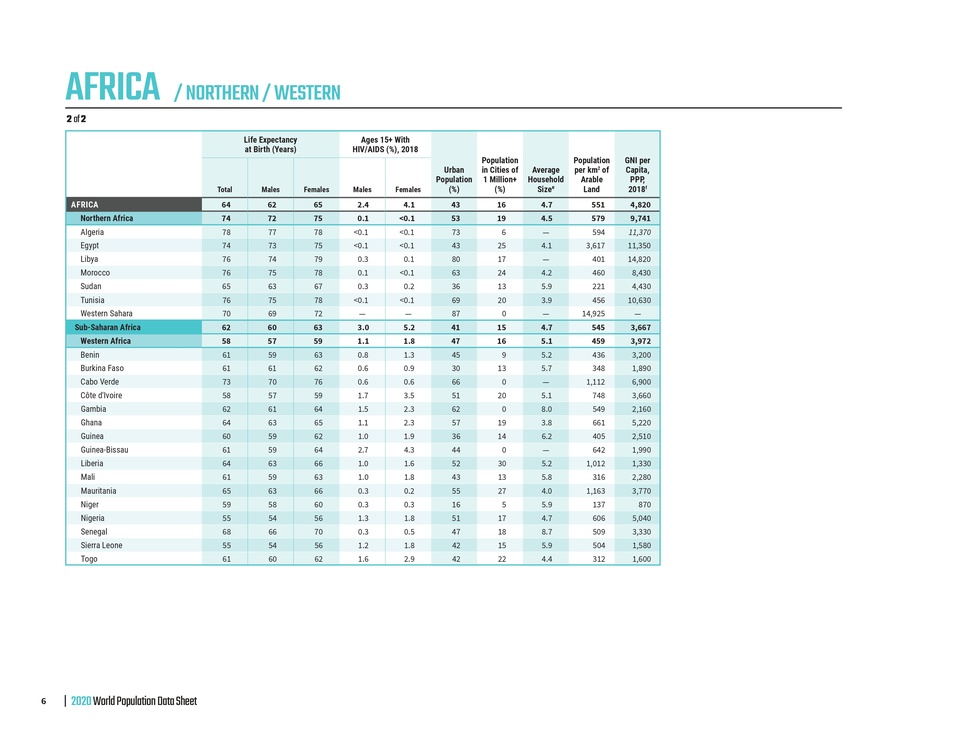
#> input picture Pdf_tableimg/Africa-HIV.jpg, 956 x 738 px, shrunk from 3300 x 2550 before the run, found by its file name
$ jupyter execute --allow-errors OCR_imgtotable.ipynb   (shell and % lines are left out)   (older library calls are emulated)
#> lines starting #> are read from the running program, lines starting #| are printed output that depends on the picture; after the words box and inside, x2 and y2 are one past the last pixel; in counts of white or black regions, pixels touching at a corner belong together
[cell 1]
from sklearn.cluster import AgglomerativeClustering
from matplotlib import pyplot as plt
from pytesseract import Output
from tabulate import tabulate
import pandas as pd
import numpy as np
import pytesseract
import argparse
import imutils
import cv2

[cell 2]
def plt_imshow(title, image):

	image = cv2.cvtColor(image, cv2.COLOR_BGR2RGB)
	plt.imshow(image)
	plt.title(title)
	plt.grid(False)
	plt.show()

[cell 3]
args = {
	"image": "/content/Africa-HIV.jpg",
	"output": "results.csv",
	"min_conf": 0,
	"dist_thresh": 25.0,
	"min_size": 2,     #2 columns
}

[cell 4]
np.random.seed(42)


image = cv2.imread(args["image"])
#> image is the input picture: shape (738, 956, 3); mean B, G, R 247.1, 246.7, 240.5
gray = cv2.cvtColor(image, cv2.COLOR_BGR2GRAY)

[cell 5]
kernel = cv2.getStructuringElement(cv2.MORPH_RECT, (51, 11))
gray = cv2.GaussianBlur(gray, (3, 3), 0)
blackhat = cv2.morphologyEx(gray, cv2.MORPH_BLACKHAT, kernel)
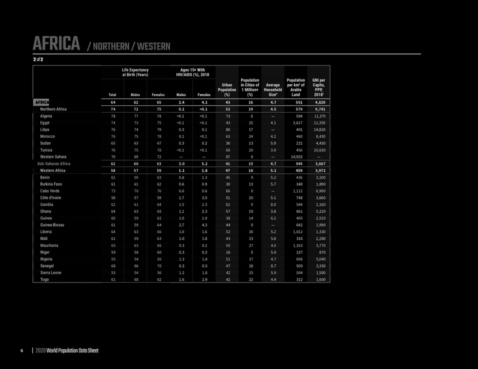
#> blackhat: shape (738, 956) (shown at 1/2 size); min 0, max 190, mean 6


grad = cv2.Sobel(blackhat, ddepth=cv2.CV_32F, dx=1, dy=0, ksize=-1)
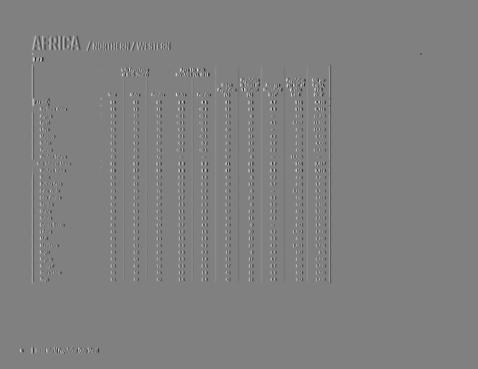
#> grad: shape (738, 956) float32 (shown at 1/2 size); min -2415, max 2366, mean 0; drawn with min black and max white
grad = np.absolute(grad)
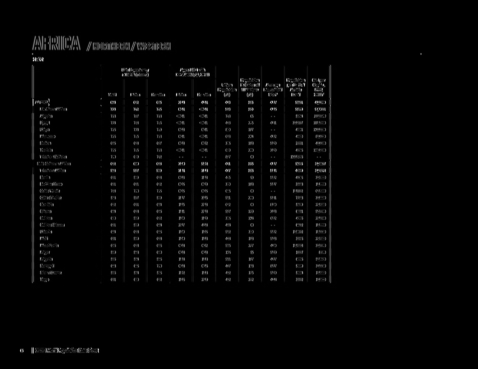
#> grad: shape (738, 956) float32 (shown at 1/2 size); min 0, max 2415, mean 39.5; drawn with min black and max white
(minVal, maxVal) = (np.min(grad), np.max(grad))
#> minVal = 0; maxVal = 2415
grad = (grad - minVal) / (maxVal - minVal)
grad = (grad * 255).astype("uint8")


grad = cv2.morphologyEx(grad, cv2.MORPH_CLOSE, kernel)
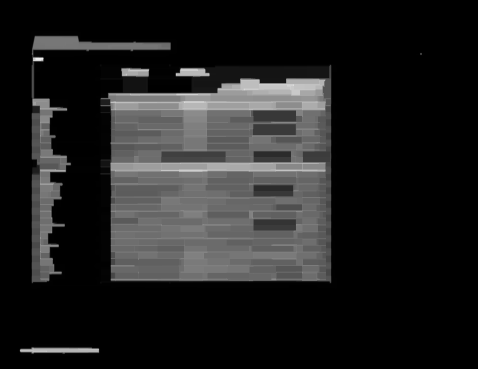
#> grad: shape (738, 956) (shown at 1/2 size); min 0, max 255, mean 31.6
thresh = cv2.threshold(grad, 0, 255,
	cv2.THRESH_BINARY | cv2.THRESH_OTSU)[1]
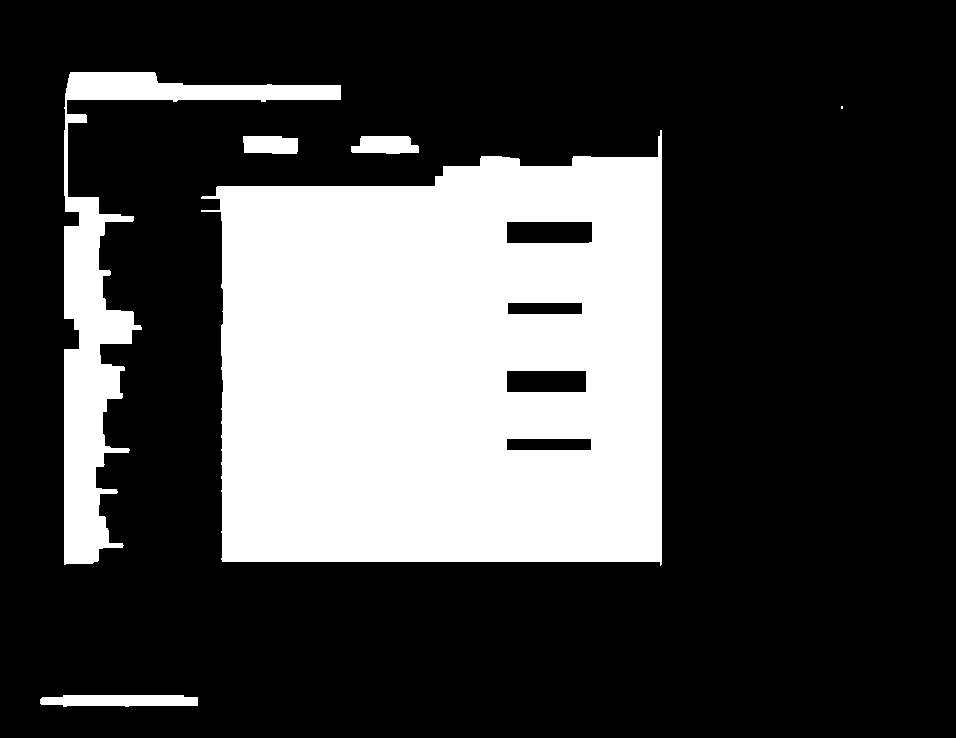
#> thresh: shape (738, 956); 27.1% white; 6 white regions (1 under 20 px), largest, box (x1, y1, x2, y2) and area: (201, 130, 662, 566) 166228, (64, 72, 341, 565) 21555, (40, 695, 198, 707) 1645, (351, 136, 419, 154) 1001, (243, 136, 298, 154) 917
thresh = cv2.dilate(thresh, None, iterations=3)
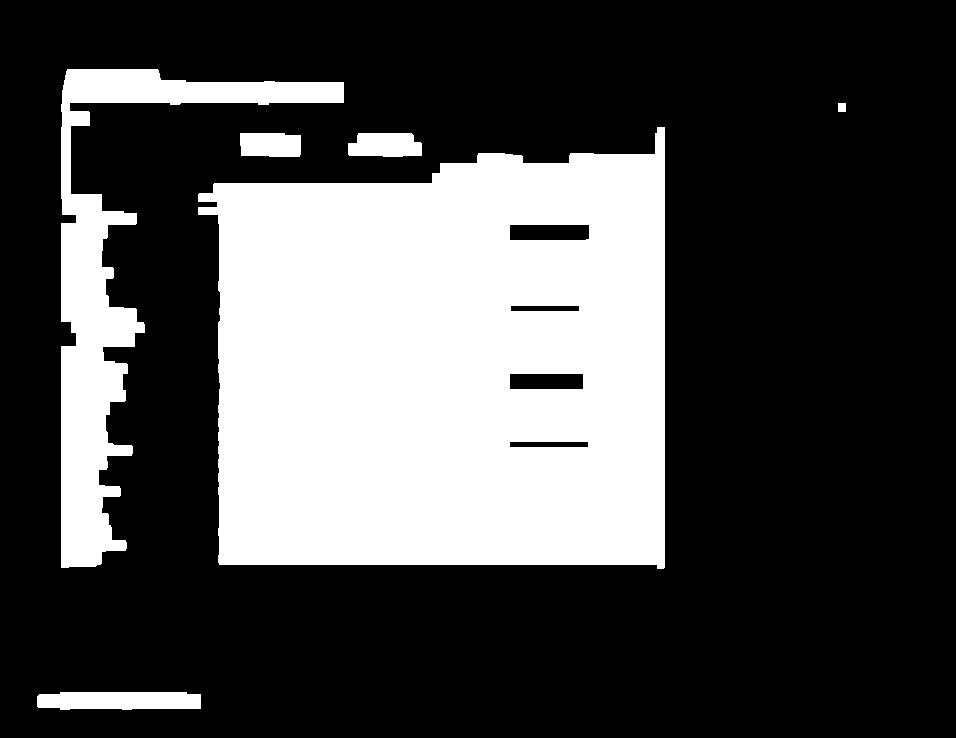
#> thresh: shape (738, 956); 29.4% white; 6 white regions, box (x1, y1, x2, y2) and area: (198, 127, 665, 569) 174088, (61, 69, 344, 568) 27867, (37, 692, 201, 710) 2707, (348, 133, 422, 157) 1553, (240, 133, 301, 157) 1391, (838, 103, 846, 112) 72
plt_imshow("Thresh", thresh)

[cell 6]
cnts = cv2.findContours(thresh.copy(), cv2.RETR_EXTERNAL,
	cv2.CHAIN_APPROX_SIMPLE)
#> cnts = 6 contours; box (x1, y1, x2, y2) and area: (198, 127, 665, 569) 176168, (61, 69, 344, 568) 26855, (37, 692, 201, 710) 2530, (348, 133, 422, 157) 1460, (240, 133, 301, 157) 1309, (838, 103, 846, 112) 56
cnts = imutils.grab_contours(cnts)
tableCnt = max(cnts, key=cv2.contourArea)
#> tableCnt = contour of 112 points, box (x1, y1, x2, y2) (198, 127, 665, 569), area 176168


(x, y, w, h) = cv2.boundingRect(tableCnt)
#> x = 198; y = 127; w = 467; h = 442
table = image[y:y + h, x:x + w]
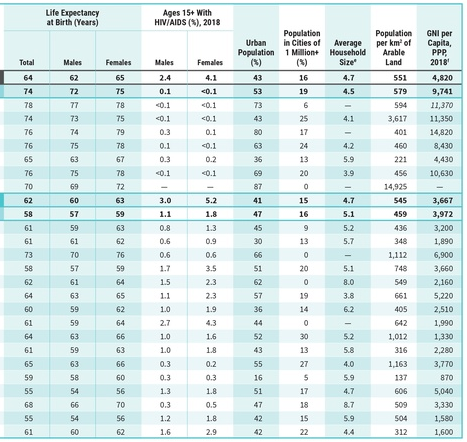
#> table: shape (442, 467, 3); mean B, G, R 236.1, 235.2, 218.9


plt_imshow("Input", image)
plt_imshow("Table", table)

[cell 7]
options = "--psm 6"
#> (the rest of this cell did not finish here and is left out)

#> (a cell that did not finish here is left out)

[cell 9]
sortedClusters = []


#> (the rest of this cell did not finish here and is left out)

[cell 10]
for (l, _) in sortedClusters:

	idxs = np.where(clustering.labels_ == l)[0]


	yCoords = [coords[i][1] for i in idxs]
	sortedIdxs = idxs[np.argsort(yCoords)]


	color = np.random.randint(0, 255, size=(3,), dtype="int")
	color = [int(c) for c in color]

	for i in sortedIdxs:

		(x, y, w, h) = coords[i]
		cv2.rectangle(table, (x, y), (x + w, y + h), color, 2)


	cols = [ocrText[i].strip() for i in sortedIdxs]
	currentDF = pd.DataFrame({cols[0]: cols[1:]})


	df = pd.concat([df, currentDF], axis=1)

$ run again, with Pdf_tableimg/Africa-IMR.jpg copied over Pdf_tableimg/Africa-HIV.jpg
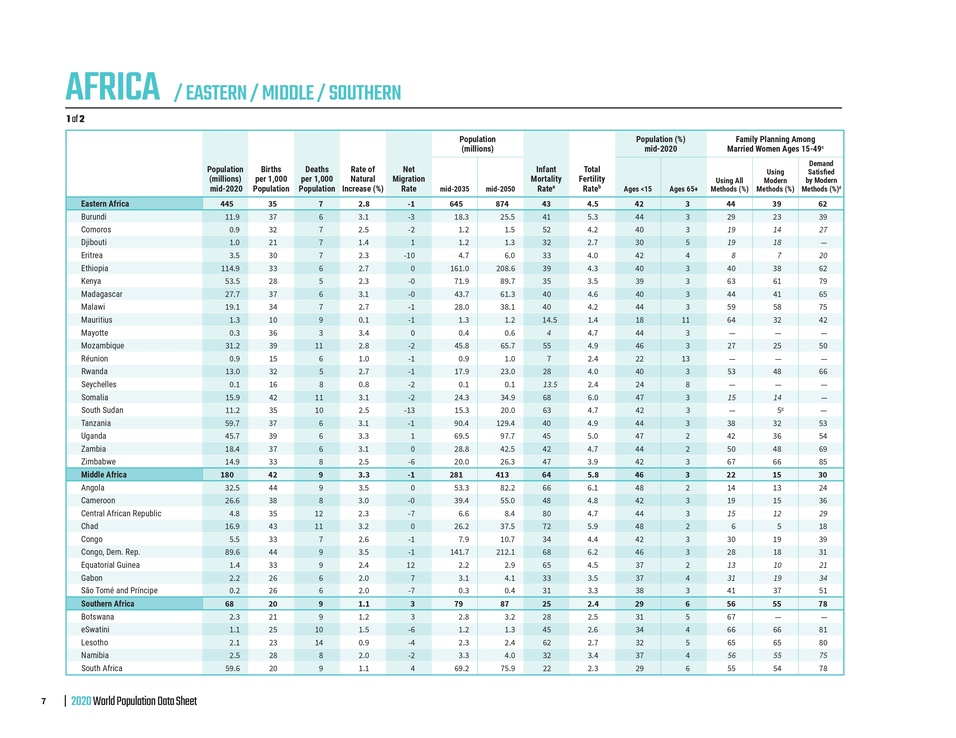
#> input picture Pdf_tableimg/Africa-IMR.jpg, 956 x 738 px, shrunk from 3300 x 2550 before the run, found by its file name
#> image is the input picture: shape (738, 956, 3); mean B, G, R 244.7, 244.1, 235.4
#> minVal = 0; maxVal = 2538
#> `thresh = cv2.dilate(thresh, None, iterations=3)`:
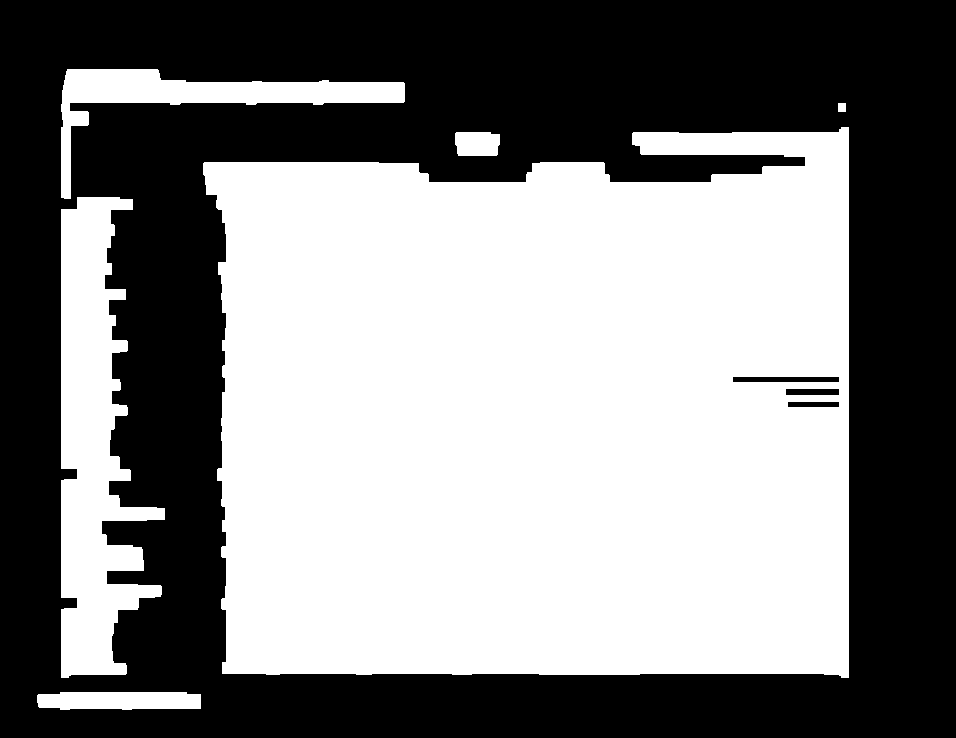
#> thresh: shape (738, 956); 51.2% white; 4 black regions, box (x1, y1, x2, y2) and area: (0, 0, 956, 738) 342947, (733, 377, 839, 382) 530, (786, 389, 839, 395) 318, (788, 402, 839, 407) 255
#> image: shape (738, 956, 3); 51.2% white; 4 black regions
#> cnts = 6 contours; box (x1, y1, x2, y2) and area: (203, 127, 849, 678) 320096, (61, 197, 165, 678) 26710, (61, 69, 405, 199) 9267, (37, 692, 201, 710) 2526, (455, 132, 500, 156) 952, (838, 103, 846, 112) 56
#> tableCnt = contour of 189 points, box (x1, y1, x2, y2) (203, 127, 849, 678), area 320096
#> x = 203; y = 127; w = 646; h = 551
#> `table = image[y:y + h, x:x + w]`:
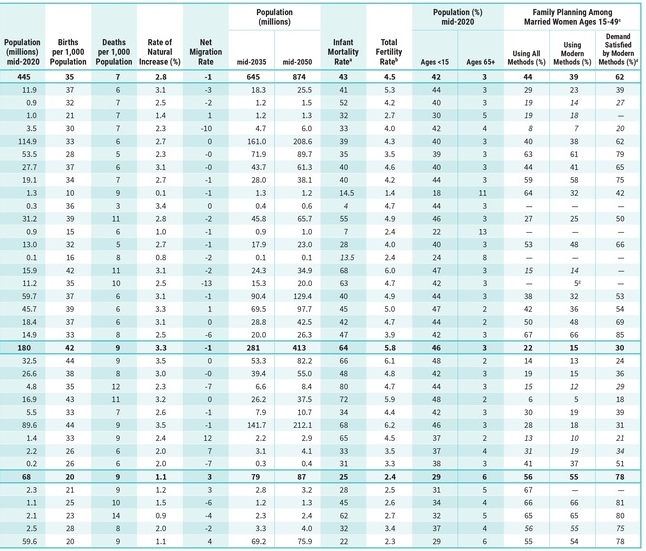
#> table: shape (551, 646, 3); mean B, G, R 239.1, 238.2, 224.3
#> image: shape (551, 646, 3)

$ run again, with Pdf_tableimg/Africa-IMR2.jpg copied over Pdf_tableimg/Africa-HIV.jpg
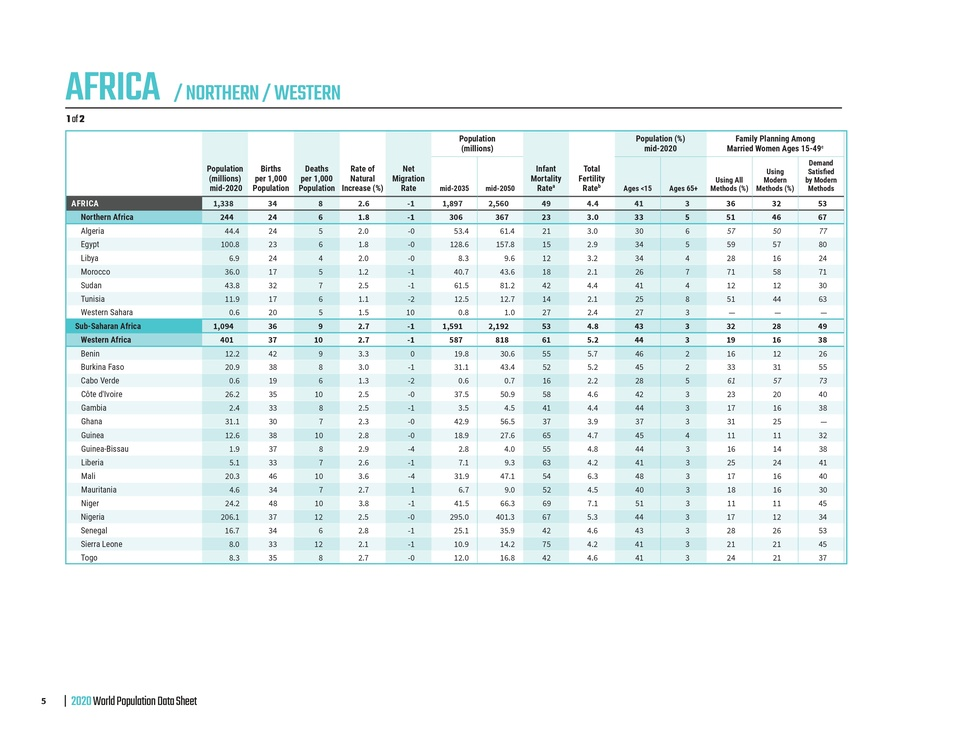
#> input picture Pdf_tableimg/Africa-IMR2.jpg, 956 x 738 px, shrunk from 3300 x 2550 before the run, found by its file name
#> image is the input picture: shape (738, 956, 3); mean B, G, R 245.7, 245.2, 238.2
#> minVal = 0; maxVal = 2544
#> `thresh = cv2.dilate(thresh, None, iterations=3)`:
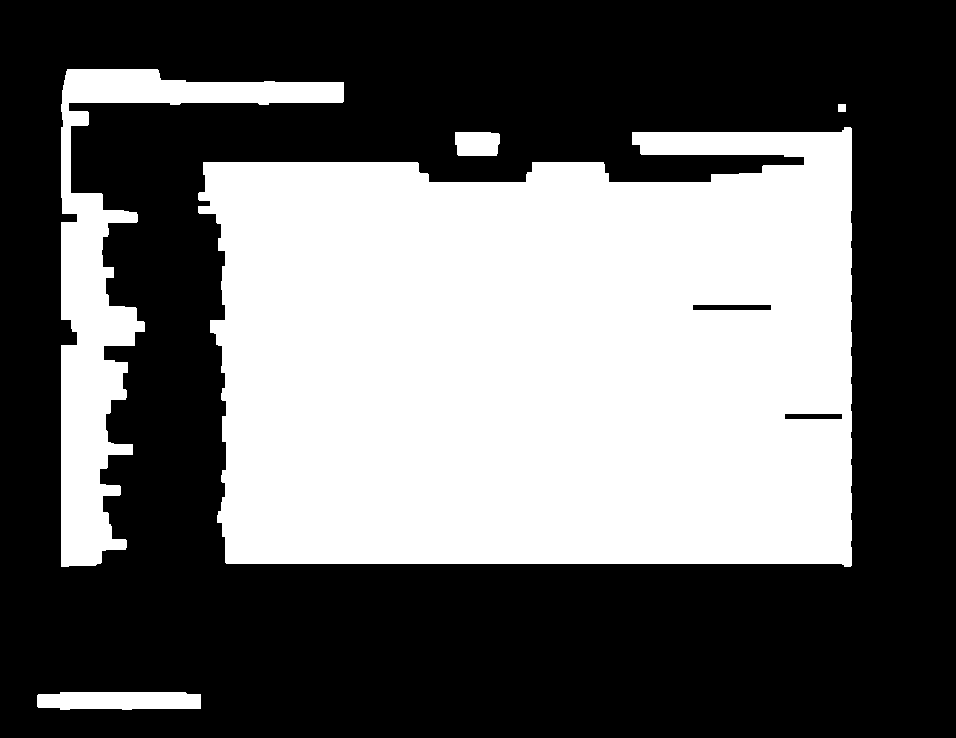
#> thresh: shape (738, 956); 40.5% white; 5 white regions, box (x1, y1, x2, y2) and area: (198, 127, 852, 567) 254017, (61, 69, 344, 567) 27840, (37, 692, 201, 710) 2708, (455, 132, 500, 156) 1022, (838, 104, 846, 112) 64
#> image: shape (738, 956, 3); 40.5% white; 5 white regions
#> cnts = 5 contours; box (x1, y1, x2, y2) and area: (198, 127, 852, 567) 253362, (61, 69, 344, 567) 26829, (37, 692, 201, 710) 2530, (455, 132, 500, 156) 958, (838, 104, 846, 112) 49
#> tableCnt = contour of 212 points, box (x1, y1, x2, y2) (198, 127, 852, 567), area 253362
#> x = 198; y = 127; w = 654; h = 440
#> `table = image[y:y + h, x:x + w]`:
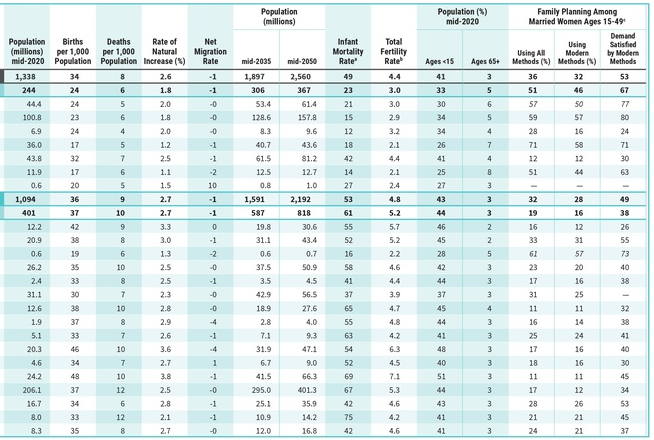
#> table: shape (440, 654, 3); mean B, G, R 237.9, 237.1, 223.5
#> image: shape (440, 654, 3)
